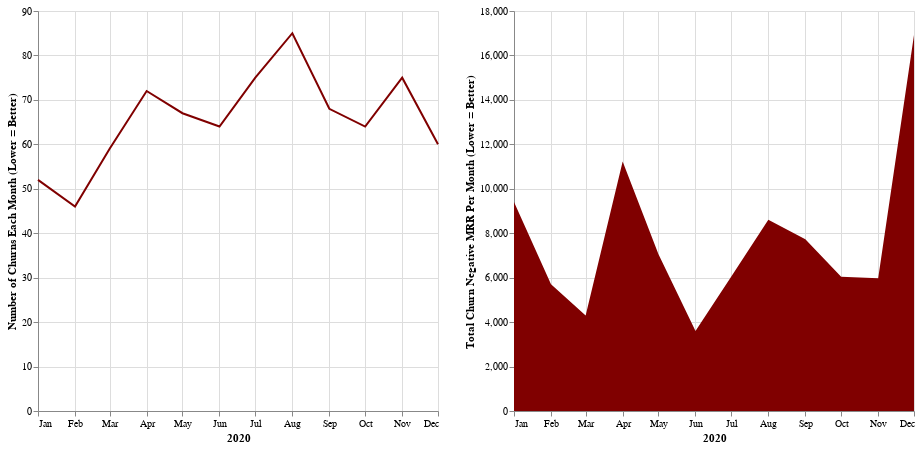

The notebook cell this image was saved under:
### Markdown cell above
# Churn

### Code cell
churns_chart | churns_sum_chart

### Figure 1 — Vega-Lite specification as saved in the notebook (floating-point values rounded to 4 significant figures)
{"config": {"view": {"continuousWidth": 400, "continuousHeight": 300}}, "hconcat": [{"data": {"name": "data-b7aebd727830cba865e14b6a60df7ae8"}, "mark": {"type": "line", "color": "maroon"}, "encoding": {"x": {"type": "temporal", "axis": {"title": "2020"}, "field": "month", "timeUnit": "month"}, "y": {"type": "quantitative", "axis": {"title": "Number of Churns Each Month (Lower = Better)"}, "field": "movement_type"}}, "height": 400, "width": 400}, {"data": {"name": "data-e6144f1a52afaf26baf62b685be7b7ad"}, "mark": {"type": "area", "color": "maroon"}, "encoding": {"x": {"type": "temporal", "axis": {"title": "2020"}, "field": "month", "timeUnit": "month"}, "y": {"type": "quantitative", "axis": {"title": "Total Churn Negative MRR Per Month (Lower = Better)"}, "field": "abs_val"}}, "height": 400, "width": 400}], "$schema": "https://vega.github.io/schema/vega-lite/v4.8.1.json", "datasets": {"data-b7aebd727830cba865e14b6a60df7ae8": [{"organization_id": 52, "movement_type": 52, "financial_movement_date": 52, "mrr": 52, "month": "2020 Jan"}, {"organization_id": 46, "movement_type": 46, "financial_movement_date": 46, "mrr": 46, "month": "2020 Feb"}, {"organization_id": 59, "movement_type": 59, "financial_movement_date": 59, "mrr": 59, "month": "2020 Mar"}, {"organization_id": 72, "movement_type": 72, "financial_movement_date": 72, "mrr": 72, "month": "2020 Apr"}, {"organization_id": 67, "movement_type": 67, "financial_movement_date": 67, "mrr": 67, "month": "2020 May"}, {"organization_id": 64, "movement_type": 64, "financial_movement_date": 64, "mrr": 64, "month": "2020 Jun"}, {"organization_id": 75, "movement_type": 75, "financial_movement_date": 75, "mrr": 75, "month": "2020 Jul"}, {"organization_id": 85, "movement_type": 85, "financial_movement_date": 85, "mrr": 85, "month": "2020 Aug"}, {"organization_id": 68, "movement_type": 68, "financial_movement_date": 68, "mrr": 68, "month": "2020 Sep"}, {"organization_id": 64, "movement_type": 64, "financial_movement_date": 64, "mrr": 64, "month": "2020 Oct"}, {"organization_id": 75, "movement_type": 75, "financial_movement_date": 75, "mrr": 75, "month": "2020 Nov"}, {"organization_id": 60, "movement_type": 60, "financial_movement_date": 60, "mrr": 60, "month": "2020 Dec"}], "data-e6144f1a52afaf26baf62b685be7b7ad": [{"mrr": -9408.0, "month": "2020 Jan", "abs_val": 9408.0}, {"mrr": -5709.0, "month": "2020 Feb", "abs_val": 5709.0}, {"mrr": -4296.0, "month": "2020 Mar", "abs_val": 4296.0}, {"mrr": -11220.0, "month": "2020 Apr", "abs_val": 11220.0}, {"mrr": -7049.0, "month": "2020 May", "abs_val": 7049.0}, {"mrr": -3601.0, "month": "2020 Jun", "abs_val": 3601.0}, {"mrr": -6057.0, "month": "2020 Jul", "abs_val": 6057.0}, {"mrr": -8602.0, "month": "2020 Aug", "abs_val": 8602.0}, {"mrr": -7734.0, "month": "2020 Sep", "abs_val": 7734.0}, {"mrr": -6044.0, "month": "2020 Oct", "abs_val": 6044.0}, {"mrr": -5970.0, "month": "2020 Nov", "abs_val": 5970.0}, {"mrr": -16920.0, "month": "2020 Dec", "abs_val": 16920.0}]}}
